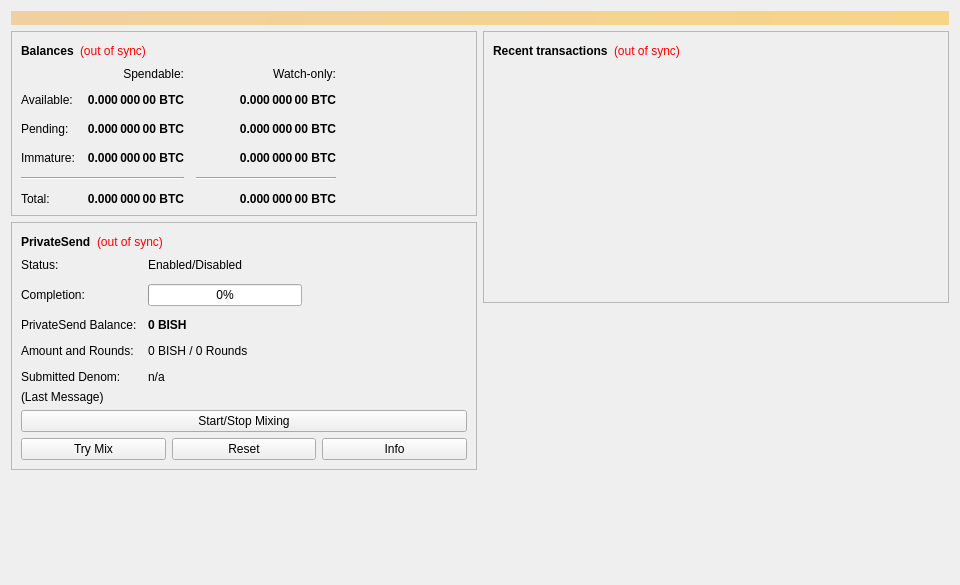
<?xml version="1.0" encoding="UTF-8"?>
<ui version="4.0">
 <class>OverviewPage</class>
 <widget class="QWidget" name="OverviewPage">
  <property name="geometry">
   <rect>
    <x>0</x>
    <y>0</y>
    <width>960</width>
    <height>585</height>
   </rect>
  </property>
  <property name="minimumSize">
   <size>
    <width>960</width>
    <height>0</height>
   </size>
  </property>
  <property name="windowTitle">
   <string>Form</string>
  </property>
  <layout class="QVBoxLayout" name="topLayout">
   <item>
    <widget class="QLabel" name="labelAlerts">
     <property name="visible">
      <bool>false</bool>
     </property>
     <property name="styleSheet">
      <string notr="true">background-color: qlineargradient(x1: 0, y1: 0, x2: 1, y2: 0, stop:0 #F0D0A0, stop:1 #F8D488); color:#000000;</string>
     </property>
     <property name="wordWrap">
      <bool>true</bool>
     </property>
     <property name="margin">
      <number>3</number>
     </property>
    </widget>
   </item>
   <item>
    <layout class="QHBoxLayout" name="horizontalLayout" stretch="1,1">
     <item>
      <layout class="QVBoxLayout" name="verticalLayout_2">
       <item>
        <widget class="QFrame" name="frame">
         <property name="frameShape">
          <enum>QFrame::StyledPanel</enum>
         </property>
         <property name="frameShadow">
          <enum>QFrame::Raised</enum>
         </property>
         <layout class="QVBoxLayout" name="verticalLayout_4">
          <item>
           <layout class="QHBoxLayout" name="horizontalLayout_4">
            <item>
             <widget class="QLabel" name="label_5">
              <property name="font">
               <font>
                <weight>75</weight>
                <bold>true</bold>
               </font>
              </property>
              <property name="text">
               <string>Balances</string>
              </property>
             </widget>
            </item>
            <item>
             <widget class="QLabel" name="labelWalletStatus">
              <property name="toolTip">
               <string>The displayed information may be out of date. Your wallet automatically synchronizes with the Bish network after a connection is established, but this process has not completed yet.</string>
              </property>
              <property name="styleSheet">
               <string notr="true">QLabel { color: red; }</string>
              </property>
              <property name="text">
               <string notr="true">(out of sync)</string>
              </property>
              <property name="alignment">
               <set>Qt::AlignLeading|Qt::AlignLeft|Qt::AlignVCenter</set>
              </property>
             </widget>
            </item>
            <item>
             <spacer name="horizontalSpacer_3">
              <property name="orientation">
               <enum>Qt::Horizontal</enum>
              </property>
              <property name="sizeHint" stdset="0">
               <size>
                <width>40</width>
                <height>20</height>
               </size>
              </property>
             </spacer>
            </item>
           </layout>
          </item>
          <item>
           <layout class="QGridLayout" name="gridLayout">
            <property name="spacing">
             <number>12</number>
            </property>
            <item row="2" column="2">
             <widget class="QLabel" name="labelWatchPending">
              <property name="font">
               <font>
                <weight>75</weight>
                <bold>true</bold>
               </font>
              </property>
              <property name="cursor">
               <cursorShape>IBeamCursor</cursorShape>
              </property>
              <property name="toolTip">
               <string>Unconfirmed transactions to watch-only addresses</string>
              </property>
              <property name="text">
               <string notr="true">0.000 000 00 BTC</string>
              </property>
              <property name="alignment">
               <set>Qt::AlignRight|Qt::AlignTrailing|Qt::AlignVCenter</set>
              </property>
              <property name="textInteractionFlags">
               <set>Qt::LinksAccessibleByMouse|Qt::TextSelectableByKeyboard|Qt::TextSelectableByMouse</set>
              </property>
             </widget>
            </item>
            <item row="2" column="1">
             <widget class="QLabel" name="labelUnconfirmed">
              <property name="font">
               <font>
                <weight>75</weight>
                <bold>true</bold>
               </font>
              </property>
              <property name="cursor">
               <cursorShape>IBeamCursor</cursorShape>
              </property>
              <property name="toolTip">
               <string>Total of transactions that have yet to be confirmed, and do not yet count toward the spendable balance</string>
              </property>
              <property name="text">
               <string notr="true">0.000 000 00 BTC</string>
              </property>
              <property name="alignment">
               <set>Qt::AlignRight|Qt::AlignTrailing|Qt::AlignVCenter</set>
              </property>
              <property name="textInteractionFlags">
               <set>Qt::LinksAccessibleByMouse|Qt::TextSelectableByKeyboard|Qt::TextSelectableByMouse</set>
              </property>
             </widget>
            </item>
            <item row="3" column="2">
             <widget class="QLabel" name="labelWatchImmature">
              <property name="font">
               <font>
                <weight>75</weight>
                <bold>true</bold>
               </font>
              </property>
              <property name="cursor">
               <cursorShape>IBeamCursor</cursorShape>
              </property>
              <property name="toolTip">
               <string>Mined balance in watch-only addresses that has not yet matured</string>
              </property>
              <property name="text">
               <string notr="true">0.000 000 00 BTC</string>
              </property>
              <property name="alignment">
               <set>Qt::AlignRight|Qt::AlignTrailing|Qt::AlignVCenter</set>
              </property>
              <property name="textInteractionFlags">
               <set>Qt::LinksAccessibleByMouse|Qt::TextSelectableByKeyboard|Qt::TextSelectableByMouse</set>
              </property>
             </widget>
            </item>
            <item row="4" column="0" colspan="2">
             <widget class="Line" name="lineSpendableBalance">
              <property name="orientation">
               <enum>Qt::Horizontal</enum>
              </property>
             </widget>
            </item>
            <item row="4" column="2">
             <widget class="Line" name="lineWatchBalance">
              <property name="sizePolicy">
               <sizepolicy hsizetype="Preferred" vsizetype="Fixed">
                <horstretch>0</horstretch>
                <verstretch>0</verstretch>
               </sizepolicy>
              </property>
              <property name="minimumSize">
               <size>
                <width>140</width>
                <height>0</height>
               </size>
              </property>
              <property name="orientation">
               <enum>Qt::Horizontal</enum>
              </property>
             </widget>
            </item>
            <item row="5" column="0">
             <widget class="QLabel" name="labelTotalText">
              <property name="text">
               <string>Total:</string>
              </property>
             </widget>
            </item>
            <item row="3" column="1">
             <widget class="QLabel" name="labelImmature">
              <property name="font">
               <font>
                <weight>75</weight>
                <bold>true</bold>
               </font>
              </property>
              <property name="cursor">
               <cursorShape>IBeamCursor</cursorShape>
              </property>
              <property name="toolTip">
               <string>Mined balance that has not yet matured</string>
              </property>
              <property name="text">
               <string notr="true">0.000 000 00 BTC</string>
              </property>
              <property name="alignment">
               <set>Qt::AlignRight|Qt::AlignTrailing|Qt::AlignVCenter</set>
              </property>
              <property name="textInteractionFlags">
               <set>Qt::LinksAccessibleByMouse|Qt::TextSelectableByKeyboard|Qt::TextSelectableByMouse</set>
              </property>
             </widget>
            </item>
            <item row="2" column="3">
             <spacer name="horizontalSpacer_2">
              <property name="orientation">
               <enum>Qt::Horizontal</enum>
              </property>
              <property name="sizeHint" stdset="0">
               <size>
                <width>40</width>
                <height>20</height>
               </size>
              </property>
             </spacer>
            </item>
            <item row="3" column="0">
             <widget class="QLabel" name="labelImmatureText">
              <property name="text">
               <string>Immature:</string>
              </property>
             </widget>
            </item>
            <item row="5" column="1">
             <widget class="QLabel" name="labelTotal">
              <property name="font">
               <font>
                <weight>75</weight>
                <bold>true</bold>
               </font>
              </property>
              <property name="cursor">
               <cursorShape>IBeamCursor</cursorShape>
              </property>
              <property name="toolTip">
               <string>Your current total balance</string>
              </property>
              <property name="text">
               <string notr="true">0.000 000 00 BTC</string>
              </property>
              <property name="alignment">
               <set>Qt::AlignRight|Qt::AlignTrailing|Qt::AlignVCenter</set>
              </property>
              <property name="textInteractionFlags">
               <set>Qt::LinksAccessibleByMouse|Qt::TextSelectableByKeyboard|Qt::TextSelectableByMouse</set>
              </property>
             </widget>
            </item>
            <item row="5" column="2">
             <widget class="QLabel" name="labelWatchTotal">
              <property name="font">
               <font>
                <weight>75</weight>
                <bold>true</bold>
               </font>
              </property>
              <property name="cursor">
               <cursorShape>IBeamCursor</cursorShape>
              </property>
              <property name="toolTip">
               <string>Current total balance in watch-only addresses</string>
              </property>
              <property name="text">
               <string notr="true">0.000 000 00 BTC</string>
              </property>
              <property name="alignment">
               <set>Qt::AlignRight|Qt::AlignTrailing|Qt::AlignVCenter</set>
              </property>
              <property name="textInteractionFlags">
               <set>Qt::LinksAccessibleByMouse|Qt::TextSelectableByKeyboard|Qt::TextSelectableByMouse</set>
              </property>
             </widget>
            </item>
            <item row="0" column="2">
             <widget class="QLabel" name="labelWatchonly">
              <property name="text">
               <string>Watch-only:</string>
              </property>
              <property name="alignment">
               <set>Qt::AlignRight|Qt::AlignTrailing|Qt::AlignVCenter</set>
              </property>
             </widget>
            </item>
            <item row="1" column="0">
             <widget class="QLabel" name="labelBalanceText">
              <property name="text">
               <string>Available:</string>
              </property>
             </widget>
            </item>
            <item row="1" column="1">
             <widget class="QLabel" name="labelBalance">
              <property name="font">
               <font>
                <weight>75</weight>
                <bold>true</bold>
               </font>
              </property>
              <property name="cursor">
               <cursorShape>IBeamCursor</cursorShape>
              </property>
              <property name="toolTip">
               <string>Your current spendable balance</string>
              </property>
              <property name="text">
               <string notr="true">0.000 000 00 BTC</string>
              </property>
              <property name="alignment">
               <set>Qt::AlignRight|Qt::AlignTrailing|Qt::AlignVCenter</set>
              </property>
              <property name="textInteractionFlags">
               <set>Qt::LinksAccessibleByMouse|Qt::TextSelectableByKeyboard|Qt::TextSelectableByMouse</set>
              </property>
             </widget>
            </item>
            <item row="1" column="2">
             <widget class="QLabel" name="labelWatchAvailable">
              <property name="font">
               <font>
                <weight>75</weight>
                <bold>true</bold>
               </font>
              </property>
              <property name="cursor">
               <cursorShape>IBeamCursor</cursorShape>
              </property>
              <property name="toolTip">
               <string>Your current balance in watch-only addresses</string>
              </property>
              <property name="text">
               <string notr="true">0.000 000 00 BTC</string>
              </property>
              <property name="alignment">
               <set>Qt::AlignRight|Qt::AlignTrailing|Qt::AlignVCenter</set>
              </property>
              <property name="textInteractionFlags">
               <set>Qt::LinksAccessibleByMouse|Qt::TextSelectableByKeyboard|Qt::TextSelectableByMouse</set>
              </property>
             </widget>
            </item>
            <item row="2" column="0">
             <widget class="QLabel" name="labelPendingText">
              <property name="text">
               <string>Pending:</string>
              </property>
             </widget>
            </item>
            <item row="0" column="1">
             <widget class="QLabel" name="labelSpendable">
              <property name="text">
               <string>Spendable:</string>
              </property>
              <property name="alignment">
               <set>Qt::AlignRight|Qt::AlignTrailing|Qt::AlignVCenter</set>
              </property>
             </widget>
            </item>
           </layout>
          </item>
         </layout>
        </widget>
       </item>
       <item>
        <widget class="QFrame" name="framePrivateSend">
         <property name="layoutDirection">
          <enum>Qt::LeftToRight</enum>
         </property>
         <property name="frameShape">
          <enum>QFrame::StyledPanel</enum>
         </property>
         <property name="frameShadow">
          <enum>QFrame::Raised</enum>
         </property>
         <layout class="QVBoxLayout" name="VerticalLayout_PS1">
          <item>
           <layout class="QHBoxLayout" name="horizontalLayout_5">
            <item>
             <widget class="QLabel" name="labelPrivateSendHeader">
              <property name="font">
               <font>
                <weight>75</weight>
                <bold>true</bold>
               </font>
              </property>
              <property name="text">
               <string>PrivateSend</string>
              </property>
             </widget>
            </item>
            <item>
             <widget class="QLabel" name="labelPrivateSendSyncStatus">
              <property name="toolTip">
               <string>The displayed information may be out of date. Your wallet automatically synchronizes with the Bish network after a connection is established, but this process has not completed yet.</string>
              </property>
              <property name="styleSheet">
               <string notr="true">QLabel { color: red; }</string>
              </property>
              <property name="text">
               <string notr="true">(out of sync)</string>
              </property>
              <property name="alignment">
               <set>Qt::AlignLeading|Qt::AlignLeft|Qt::AlignVCenter</set>
              </property>
             </widget>
            </item>
            <item>
             <spacer name="horizontalSpacer_4">
              <property name="orientation">
               <enum>Qt::Horizontal</enum>
              </property>
              <property name="sizeHint" stdset="0">
               <size>
                <width>40</width>
                <height>20</height>
               </size>
              </property>
             </spacer>
            </item>
           </layout>
          </item>
          <item>
           <layout class="QFormLayout" name="privateSendFormLayout">
            <property name="fieldGrowthPolicy">
             <enum>QFormLayout::AllNonFixedFieldsGrow</enum>
            </property>
            <property name="horizontalSpacing">
             <number>11</number>
            </property>
            <property name="verticalSpacing">
             <number>12</number>
            </property>
            <item row="0" column="0">
             <widget class="QLabel" name="labelPrivateSendEnabledText">
              <property name="text">
               <string>Status:</string>
              </property>
             </widget>
            </item>
            <item row="0" column="1">
             <widget class="QLabel" name="labelPrivateSendEnabled">
              <property name="text">
               <string>Enabled/Disabled</string>
              </property>
             </widget>
            </item>
            <item row="1" column="0">
             <widget class="QLabel" name="labelCompletitionText">
              <property name="text">
               <string>Completion:</string>
              </property>
             </widget>
            </item>
            <item row="1" column="1">
             <widget class="QProgressBar" name="privateSendProgress">
              <property name="maximumSize">
               <size>
                <width>154</width>
                <height>16777215</height>
               </size>
              </property>
              <property name="value">
               <number>0</number>
              </property>
             </widget>
            </item>
            <item row="2" column="0">
             <widget class="QLabel" name="labelAnonymizedText">
              <property name="text">
               <string>PrivateSend Balance:</string>
              </property>
             </widget>
            </item>
            <item row="2" column="1">
             <widget class="QLabel" name="labelAnonymized">
              <property name="font">
               <font>
                <weight>75</weight>
                <bold>true</bold>
               </font>
              </property>
              <property name="text">
               <string notr="true">0 BISH</string>
              </property>
             </widget>
            </item>
            <item row="3" column="0">
             <widget class="QLabel" name="labelAmountAndRoundsText">
              <property name="text">
               <string>Amount and Rounds:</string>
              </property>
             </widget>
            </item>
            <item row="3" column="1">
             <widget class="QLabel" name="labelAmountRounds">
              <property name="text">
               <string>0 BISH / 0 Rounds</string>
              </property>
             </widget>
            </item>
            <item row="4" column="0">
             <widget class="QLabel" name="labelSubmittedDenomText">
              <property name="text">
               <string>Submitted Denom:</string>
              </property>
             </widget>
            </item>
            <item row="4" column="1">
             <widget class="QLabel" name="labelSubmittedDenom">
              <property name="toolTip">
               <string>The denominations you submitted to the Masternode.&lt;br&gt;To mix, other users must submit the exact same denominations.</string>
              </property>
              <property name="text">
               <string>n/a</string>
              </property>
             </widget>
            </item>
           </layout>
          </item>
          <item>
           <layout class="QVBoxLayout" name="VerticalLayout_PS">
            <item>
             <widget class="QLabel" name="labelPrivateSendLastMessage">
              <property name="text">
               <string>(Last Message)</string>
              </property>
              <property name="alignment">
               <set>Qt::AlignLeading|Qt::AlignLeft|Qt::AlignTop</set>
              </property>
              <property name="wordWrap">
               <bool>true</bool>
              </property>
             </widget>
            </item>
            <item>
             <widget class="QPushButton" name="togglePrivateSend">
              <property name="sizePolicy">
               <sizepolicy hsizetype="MinimumExpanding" vsizetype="Fixed">
                <horstretch>0</horstretch>
                <verstretch>0</verstretch>
               </sizepolicy>
              </property>
              <property name="text">
               <string>Start/Stop Mixing</string>
              </property>
             </widget>
            </item>
            <item>
             <layout class="QHBoxLayout" name="horizontalLayout_debugbuttons">
              <item>
               <widget class="QPushButton" name="privateSendAuto">
                <property name="sizePolicy">
                 <sizepolicy hsizetype="MinimumExpanding" vsizetype="Fixed">
                  <horstretch>0</horstretch>
                  <verstretch>0</verstretch>
                 </sizepolicy>
                </property>
                <property name="toolTip">
                 <string>Try to manually submit a PrivateSend request.</string>
                </property>
                <property name="text">
                 <string>Try Mix</string>
                </property>
               </widget>
              </item>
              <item>
               <widget class="QPushButton" name="privateSendReset">
                <property name="sizePolicy">
                 <sizepolicy hsizetype="MinimumExpanding" vsizetype="Fixed">
                  <horstretch>0</horstretch>
                  <verstretch>0</verstretch>
                 </sizepolicy>
                </property>
                <property name="toolTip">
                 <string>Reset the current status of PrivateSend (can interrupt PrivateSend if it's in the process of Mixing, which can cost you money!)</string>
                </property>
                <property name="autoFillBackground">
                 <bool>false</bool>
                </property>
                <property name="text">
                 <string>Reset</string>
                </property>
               </widget>
              </item>
              <item>
               <widget class="QPushButton" name="privateSendInfo">
                <property name="sizePolicy">
                 <sizepolicy hsizetype="MinimumExpanding" vsizetype="Fixed">
                  <horstretch>0</horstretch>
                  <verstretch>0</verstretch>
                 </sizepolicy>
                </property>
                <property name="toolTip">
                 <string>Information about PrivateSend and Mixing</string>
                </property>
                <property name="text">
                 <string>Info</string>
                </property>
               </widget>
              </item>
             </layout>
            </item>
           </layout>
          </item>
         </layout>
        </widget>
       </item>
       <item>
        <spacer name="verticalSpacer">
         <property name="orientation">
          <enum>Qt::Vertical</enum>
         </property>
         <property name="sizeHint" stdset="0">
          <size>
           <width>20</width>
           <height>40</height>
          </size>
         </property>
        </spacer>
       </item>
      </layout>
     </item>
     <item>
      <layout class="QVBoxLayout" name="verticalLayout_3">
       <item>
        <widget class="QFrame" name="frame_2">
         <property name="frameShape">
          <enum>QFrame::StyledPanel</enum>
         </property>
         <property name="frameShadow">
          <enum>QFrame::Raised</enum>
         </property>
         <layout class="QVBoxLayout" name="verticalLayout">
          <item>
           <layout class="QHBoxLayout" name="horizontalLayout_2">
            <item>
             <widget class="QLabel" name="label_4">
              <property name="font">
               <font>
                <weight>75</weight>
                <bold>true</bold>
               </font>
              </property>
              <property name="text">
               <string>Recent transactions</string>
              </property>
             </widget>
            </item>
            <item>
             <widget class="QLabel" name="labelTransactionsStatus">
              <property name="toolTip">
               <string>The displayed information may be out of date. Your wallet automatically synchronizes with the Bish network after a connection is established, but this process has not completed yet.</string>
              </property>
              <property name="styleSheet">
               <string notr="true">QLabel { color: red; }</string>
              </property>
              <property name="text">
               <string notr="true">(out of sync)</string>
              </property>
              <property name="alignment">
               <set>Qt::AlignLeading|Qt::AlignLeft|Qt::AlignVCenter</set>
              </property>
             </widget>
            </item>
            <item>
             <spacer name="horizontalSpacer">
              <property name="orientation">
               <enum>Qt::Horizontal</enum>
              </property>
              <property name="sizeHint" stdset="0">
               <size>
                <width>40</width>
                <height>20</height>
               </size>
              </property>
             </spacer>
            </item>
           </layout>
          </item>
          <item>
           <widget class="QListView" name="listTransactions">
            <property name="styleSheet">
             <string notr="true">QListView { background: transparent; }</string>
            </property>
            <property name="frameShape">
             <enum>QFrame::NoFrame</enum>
            </property>
            <property name="verticalScrollBarPolicy">
             <enum>Qt::ScrollBarAlwaysOff</enum>
            </property>
            <property name="horizontalScrollBarPolicy">
             <enum>Qt::ScrollBarAlwaysOff</enum>
            </property>
            <property name="selectionMode">
             <enum>QAbstractItemView::NoSelection</enum>
            </property>
           </widget>
          </item>
         </layout>
        </widget>
       </item>
       <item>
        <spacer name="verticalSpacer_2">
         <property name="orientation">
          <enum>Qt::Vertical</enum>
         </property>
         <property name="sizeHint" stdset="0">
          <size>
           <width>20</width>
           <height>40</height>
          </size>
         </property>
        </spacer>
       </item>
      </layout>
     </item>
    </layout>
   </item>
  </layout>
 </widget>
 <resources/>
 <connections/>
</ui>
